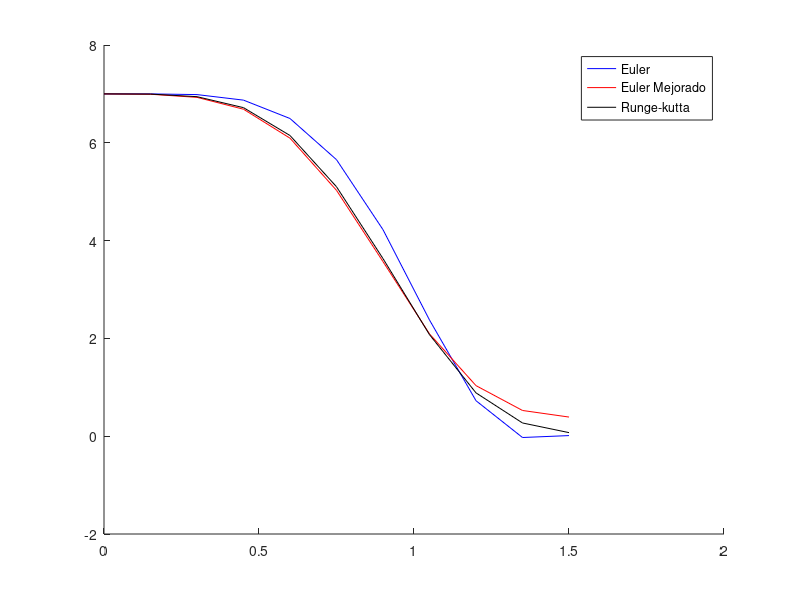

The MATLAB script that drew this image:
clear all
a=0;
b=1.5;
f=@(t,x)[-4*t^3*x];
F1=@(t,x,h)[h*f(t,x)];
F2=@(t,x,h)[h*f(t+h/2,x+F1(t,x,h)/2)];
F3=@(t,x,h)[h*f(t+h/2,x+F2(t,x,h)/2)];
F4=@(t,x,h)[h*f(t+h,x+F3(t,x,h))];
t(1)=a; x1(1)=7;x2(1)=7;x3(1)=7;
h=0.15;
N=(b-a)/h;
for k=1:N
    t(k+1)=t(k)+h;
    x1(k+1)=x1(k)+f(t(k),x1(k))*h;
    x2(k+1)=x2(k)+h/2*(f(t(k),x2(k))+f(t(k+1),x2(k)+h*f(t(k),x2(k))));
    x3(k+1)=x3(k)+(F1(t(k),x3(k),h)+2*F2(t(k),x3(k),h)+2*F3(t(k),x3(k),h)+F4(t(k),x3(k),h))/6;
end
hold on
plot(t,x1,'b')%solucion en azul para el metodo de Euler
plot(t,x2,'r')%solucion en rojo para euler mejorado
plot(t,x3,'k')%solucion en negro para Runge-Kutta
legend ('Euler','Euler Mejorado','Runge-kutta')
hold off
